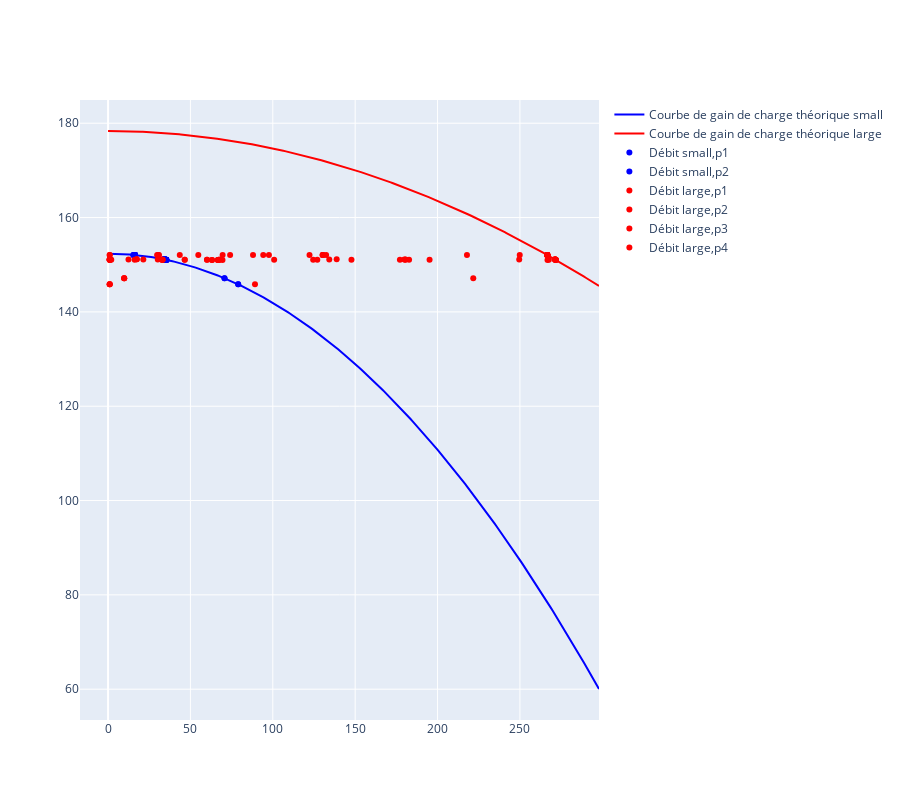

The code cell stored with this chart in its notebook:
### Code cell
data_parameter['psi']
Qmax = int(data_variable['Qpompe']['Value'].max()*1.1)
X = np.linspace(0,Qmax,Qmax)
Y = data_parameter['psi'][data_parameter['psi']['degree']==2]['Value'].iloc[0]*X**2 + data_parameter['psi'][data_parameter['psi']['degree']==0]['Value'].iloc[0]
color_map = {
    'small' : 'blue',
    'large' : 'red'
}
fig = go.Figure()
for c in data_variable['Qpompe']['c'].unique():
    fig.add_trace(
        go.Scatter(
            x = X,
            y = data_parameter['psi'][(data_parameter['psi']['degree']==2)&(data_parameter['psi']['c']==c)]['Value'].iloc[0]*X**2 + data_parameter['psi'][(data_parameter['psi']['degree']==0)&(data_parameter['psi']['c']==c)]['Value'].iloc[0],
            marker_color = color_map[c],
            name = f'Courbe de gain de charge théorique {c}'
        )
    )
for c in data_variable['Qpompe']['c'].unique():
    for d in data_variable['Qpompe']['d'].unique():
        fig.add_trace(
            go.Scatter(
                x               =   data_variable['Qpompe'][(data_variable['Qpompe']['c']==c)&(data_variable['Qpompe']['d']==d)]['Value'],
                y               =   data_variable['Charge'][data_variable['Charge']['n']=='s']['Value'],
                marker_color    =   color_map[c],
                name            =   f"Débit {c},{d}",
                # hoverinfo       =   data_variable['Qpompe'][(data_variable['Qpompe']['c']==c)&(data_variable['Qpompe']['d']==d)]['t'],
                mode='markers'
            )
        )
fig.update_layout(
    height= 800,
    hovermode='x'
)
# fig.update_xaxes(range=[0,data_variable['Qpompe']['Value'].max()*1.1])
# fig.update_yaxes(range=[data_variable['Charge'][data_variable['Charge']['n']=='s']['Value'].min()*0.9,data_variable['Charge'][data_variable['Charge']['n']=='s']['Value'].max()*1.1])
fig.show()

### Figure 1 — Plotly figure (JSON) as saved in the notebook; plotly's stock layout.template omitted (floating-point values rounded to 4 significant figures; data arrays with more than 128 entries replaced by an {"elided": "..."} marker saying what was removed)
{"data": [{"marker": {"color": "blue"}, "name": "Courbe de gain de charge théorique small", "type": "scatter", "x": {"elided": "298 float values"}, "y": {"elided": "298 float values"}}, {"marker": {"color": "red"}, "name": "Courbe de gain de charge théorique large", "type": "scatter", "x": {"elided": "298 float values"}, "y": {"elided": "298 float values"}}, {"marker": {"color": "blue"}, "mode": "markers", "name": "Débit small,p1", "type": "scatter", "x": [16.31, 16.33, 16.33, 16.33, 16.34, 16.19, 15.85, 15.35, 78.99, 70.68, 33.71, 33.96, 34.24, 34.44, 34.64, 34.8, 34.97, 35.05, 35.2, 35.3, 35.4, 35.22, 35.27, 35.36], "y": [152.0, 152.0, 152.0, 152.0, 152.0, 152.1, 152.1, 152.1, 145.8, 147.1, 151.1, 151.1, 151.1, 151.1, 151.1, 151.1, 151.1, 151.0, 151.0, 151.0, 151.0, 151.0, 151.0, 151.0]}, {"marker": {"color": "blue"}, "mode": "markers", "name": "Débit small,p2", "type": "scatter", "x": [16.31, 16.33, 16.33, 16.33, 16.34, 16.19, 15.85, 15.35, 78.99, 70.68, 33.71, 33.96, 34.24, 34.44, 34.64, 34.8, 34.97, 35.05, 35.2, 35.3, 35.4, 35.22, 35.27, 35.36], "y": [152.0, 152.0, 152.0, 152.0, 152.0, 152.1, 152.1, 152.1, 145.8, 147.1, 151.1, 151.1, 151.1, 151.1, 151.1, 151.1, 151.1, 151.0, 151.0, 151.0, 151.0, 151.0, 151.0, 151.0]}, {"marker": {"color": "blue"}, "mode": "markers", "name": "Débit small,p3", "type": "scatter", "x": [], "y": [152.0, 152.0, 152.0, 152.0, 152.0, 152.1, 152.1, 152.1, 145.8, 147.1, 151.1, 151.1, 151.1, 151.1, 151.1, 151.1, 151.1, 151.0, 151.0, 151.0, 151.0, 151.0, 151.0, 151.0]}, {"marker": {"color": "blue"}, "mode": "markers", "name": "Débit small,p4", "type": "scatter", "x": [], "y": [152.0, 152.0, 152.0, 152.0, 152.0, 152.1, 152.1, 152.1, 145.8, 147.1, 151.1, 151.1, 151.1, 151.1, 151.1, 151.1, 151.1, 151.0, 151.0, 151.0, 151.0, 151.0, 151.0, 151.0]}, {"marker": {"color": "red"}, "mode": "markers", "name": "Débit large,p1", "type": "scatter", "x": [266.6, 266.6, 130.3, 266.6, 266.6, 266.6, 74.08, 266.5, 1, 221.7, 271.2, 271.3, 1, 180.6, 182.7, 271.6, 271.6, 147.7, 195.1, 271.7, 69.46, 271.7, 271.7, 266.7], "y": [152.0, 152.0, 152.0, 152.0, 152.0, 152.1, 152.1, 152.1, 145.8, 147.1, 151.1, 151.1, 151.1, 151.1, 151.1, 151.1, 151.1, 151.0, 151.0, 151.0, 151.0, 151.0, 151.0, 151.0]}, {"marker": {"color": "red"}, "mode": "markers", "name": "Débit large,p2", "type": "scatter", "x": [266.6, 266.6, 130.3, 266.6, 249.9, 266.6, 266.6, 217.9, 89.19, 9.791, 138.8, 12.41, 179.8, 271.4, 271.5, 67.72, 124.5, 180.4, 267.6, 177.2, 271.8, 127.0, 100.8, 66.69], "y": [152.0, 152.0, 152.0, 152.0, 152.0, 152.1, 152.1, 152.1, 145.8, 147.1, 151.1, 151.1, 151.1, 151.1, 151.1, 151.1, 151.1, 151.0, 151.0, 151.0, 151.0, 151.0, 151.0, 151.0]}, {"marker": {"color": "red"}, "mode": "markers", "name": "Débit large,p3", "type": "scatter", "x": [122.3, 94.2, 130.3, 69.54, 97.64, 30.51, 30.91, 1, 1, 9.791, 17.43, 30.18, 249.6, 1.529, 1, 60.05, 32.74, 67.3, 1, 1, 63.11, 33.11, 46.54, 66.69], "y": [152.0, 152.0, 152.0, 152.0, 152.0, 152.1, 152.1, 152.1, 145.8, 147.1, 151.1, 151.1, 151.1, 151.1, 151.1, 151.1, 151.1, 151.0, 151.0, 151.0, 151.0, 151.0, 151.0, 151.0]}, {"marker": {"color": "red"}, "mode": "markers", "name": "Débit large,p4", "type": "scatter", "x": [1, 29.79, 266.6, 54.78, 43.54, 88.0, 266.6, 132.4, 1, 9.791, 17.43, 134.3, 21.42, 1, 1.945, 60.05, 32.74, 67.3, 1, 16.17, 63.11, 33.11, 46.54, 66.69], "y": [152.0, 152.0, 152.0, 152.0, 152.0, 152.1, 152.1, 152.1, 145.8, 147.1, 151.1, 151.1, 151.1, 151.1, 151.1, 151.1, 151.1, 151.0, 151.0, 151.0, 151.0, 151.0, 151.0, 151.0]}], "layout": {"height": 800, "hovermode": "x"}}
